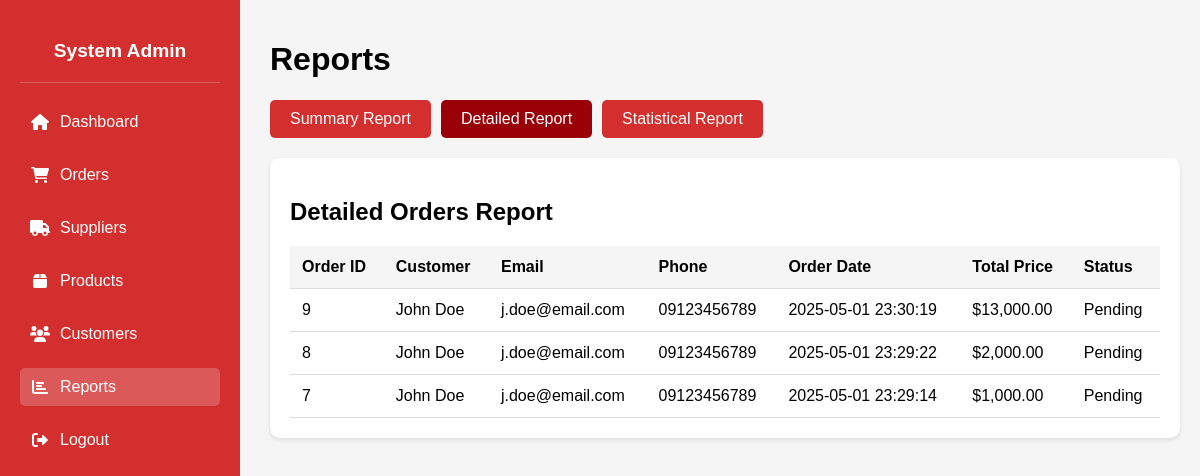
The page /Admin_reports.php?type=detailed (signed in) on the database as committed earlier.
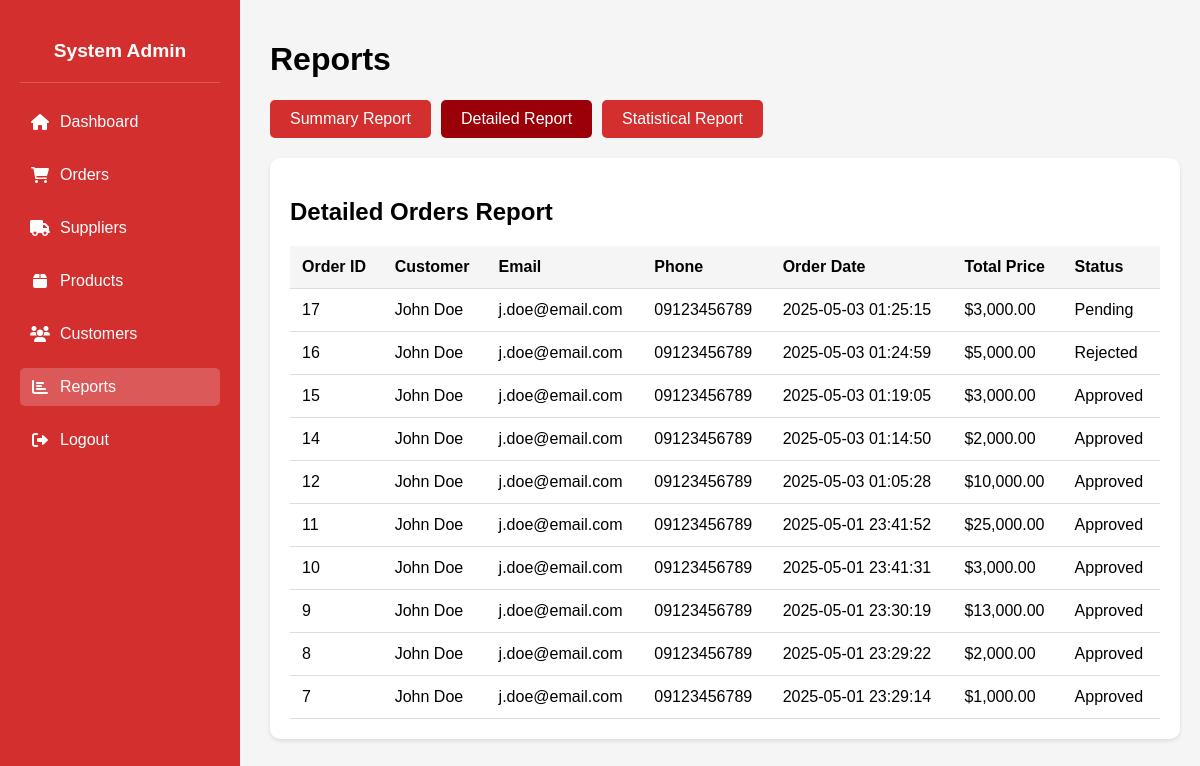
The same page on the database as committed later.
### tables this page shows
CREATE TABLE `orders` (
  `PK_ORDER_ID` int(11) NOT NULL,
  `FK1_CUSTOMER_ID` int(11) NOT NULL,
  `FK2_PAYMENT_ID` int(11) NOT NULL,
  `FK3_USER_ID` int(11) NOT NULL,
  `TOTAL_PRICE` decimal(10,2) NOT NULL,
  `STATUS` char(15) NOT NULL,
  `ORDER_DATE` datetime NOT NULL DEFAULT current_timestamp(),
  `LINE_TOTAL` decimal(10,2) NOT NULL
);

CREATE TABLE `customer` (
  `PK_CUSTOMER_ID` int(11) NOT NULL,
  `L_NAME` varchar(30) NOT NULL,
  `F_NAME` varchar(30) NOT NULL,
  `EMAIL` varchar(255) NOT NULL,
  `PASSWORD_HASH` varchar(255) NOT NULL,
  `CUSTOMER_ADDRESS` varchar(255) NOT NULL,
  `PHONE_NUM` char(15) NOT NULL,
  `CREATED_AT` datetime NOT NULL DEFAULT current_timestamp(),
  `UPDATE_AT` datetime NOT NULL
);

### Admin_reports.php (the view, shortened to what this page needs)
<?php
include 'db_connect.php';
$admin_id = $_SESSION['user_id'];
$adminQuery = $conn->prepare("SELECT CONCAT(F_NAME, ' ', L_NAME) as full_name FROM users WHERE PK_USER_ID = ?");
$adminQuery->bind_param("i", $admin_id);
$adminQuery->execute();
$adminName = $adminQuery->get_result()->fetch_assoc()['full_name'];
$reportType = isset($_GET['type']) ? $_GET['type'] : 'summary';
switch($reportType) {
    case 'detailed':
        $detailedQuery = $conn->query("
            SELECT o.*, c.F_NAME, c.L_NAME, c.EMAIL, c.PHONE_NUM
            FROM orders o
            JOIN customer c ON o.FK1_CUSTOMER_ID = c.PK_CUSTOMER_ID
            ORDER BY o.ORDER_DATE DESC
        ");
        $detailedData = $detailedQuery->fetch_all(MYSQLI_ASSOC);
        break;
}
?>
<!DOCTYPE html>
<html lang="en">
<head>
    <link rel="stylesheet" href="https://cdnjs.cloudflare.com/ajax/libs/font-awesome/6.0.0/css/all.min.css">
</head>
<body>
    <div class="sidebar">
        <div class="admin-profile">
            <h3><?= htmlspecialchars($adminName) ?></h3>
        </div>
        <a href="Admin_home.php">
            <i class="fas fa-home"></i> Dashboard
        </a>
        <a href="Admin_orders.php">
            <i class="fas fa-shopping-cart"></i> Orders
        </a>
        <a href="Admin_suppliers.php">
            <i class="fas fa-truck"></i> Suppliers
        </a>
        <a href="Admin_product.php">
            <i class="fas fa-box"></i> Products
        </a>
        <a href="Admin_customers.php">
            <i class="fas fa-users"></i> Customers
        </a>
        <a href="Admin_reports.php" class="active">
            <i class="fas fa-chart-bar"></i> Reports
        </a>
        <a href="logout.php">
            <i class="fas fa-sign-out-alt"></i> Logout
        </a>
    </div>
    <div class="main">
        <h1>Reports</h1>
        <div class="report-type-selector">
            <a href="?type=summary" class="<?= $reportType === 'summary' ? 'active' : '' ?>">Summary Report</a>
            <a href="?type=detailed" class="<?= $reportType === 'detailed' ? 'active' : '' ?>">Detailed Report</a>
            <a href="?type=statistical" class="<?= $reportType === 'statistical' ? 'active' : '' ?>">Statistical Report</a>
        </div>
        <div class="report-container">
            <?php if ($reportType === 'detailed'): ?>
                <h2>Detailed Orders Report</h2>
                <table>
                    <thead>
                        <tr>
                            <th>Order ID</th>
                            <th>Customer</th>
                            <th>Email</th>
                            <th>Phone</th>
                            <th>Order Date</th>
                            <th>Total Price</th>
                            <th>Status</th>
                        </tr>
                    </thead>
                    <tbody>
                        <?php foreach ($detailedData as $order): ?>
                            <tr>
                                <td><?= $order['PK_ORDER_ID'] ?></td>
                                <td><?= htmlspecialchars($order['F_NAME'] . ' ' . $order['L_NAME']) ?></td>
                                <td><?= htmlspecialchars($order['EMAIL']) ?></td>
                                <td><?= htmlspecialchars($order['PHONE_NUM']) ?></td>
                                <td><?= $order['ORDER_DATE'] ?></td>
                                <td>$<?= number_format($order['TOTAL_PRICE'], 2) ?></td>
                                <td><?= $order['STATUS'] ?></td>
                            </tr>
                        <?php endforeach; ?>
                    </tbody>
                </table>
            <?php endif; ?>
        </div>
    </div>
</body>
</html>

Rows that differ between the two databases and show on the page:
added orders: PK_ORDER_ID "17", FK1_CUSTOMER_ID.L_NAME "John Doe", FK1_CUSTOMER_ID.EMAIL "j.doe@email.com", FK1_CUSTOMER_ID.PHONE_NUM "09123456789", ORDER_DATE "2025-05-03 01:25:15", TOTAL_PRICE "3,000.00", STATUS "Pending"
added orders: PK_ORDER_ID "16", FK1_CUSTOMER_ID.L_NAME "John Doe", FK1_CUSTOMER_ID.EMAIL "j.doe@email.com", FK1_CUSTOMER_ID.PHONE_NUM "09123456789", ORDER_DATE "2025-05-03 01:24:59", TOTAL_PRICE "5,000.00", STATUS "Rejected"
added orders: PK_ORDER_ID "15", FK1_CUSTOMER_ID.L_NAME "John Doe", FK1_CUSTOMER_ID.EMAIL "j.doe@email.com", FK1_CUSTOMER_ID.PHONE_NUM "09123456789", ORDER_DATE "2025-05-03 01:19:05", TOTAL_PRICE "3,000.00", STATUS "Approved"
added orders: PK_ORDER_ID "14", FK1_CUSTOMER_ID.L_NAME "John Doe", FK1_CUSTOMER_ID.EMAIL "j.doe@email.com", FK1_CUSTOMER_ID.PHONE_NUM "09123456789", ORDER_DATE "2025-05-03 01:14:50", TOTAL_PRICE "2,000.00", STATUS "Approved"
added orders: PK_ORDER_ID "12", FK1_CUSTOMER_ID.L_NAME "John Doe", FK1_CUSTOMER_ID.EMAIL "j.doe@email.com", FK1_CUSTOMER_ID.PHONE_NUM "09123456789", ORDER_DATE "2025-05-03 01:05:28", TOTAL_PRICE "10,000.00", STATUS "Approved"
added orders: PK_ORDER_ID "11", FK1_CUSTOMER_ID.L_NAME "John Doe", FK1_CUSTOMER_ID.EMAIL "j.doe@email.com", FK1_CUSTOMER_ID.PHONE_NUM "09123456789", ORDER_DATE "2025-05-01 23:41:52", TOTAL_PRICE "25,000.00", STATUS "Approved"
added orders: PK_ORDER_ID "10", FK1_CUSTOMER_ID.L_NAME "John Doe", FK1_CUSTOMER_ID.EMAIL "j.doe@email.com", FK1_CUSTOMER_ID.PHONE_NUM "09123456789", ORDER_DATE "2025-05-01 23:41:31", TOTAL_PRICE "3,000.00", STATUS "Approved"
changed orders id 9: STATUS "Pending" → "Approved"
changed orders id 8: STATUS "Pending" → "Approved"
changed orders id 7: STATUS "Pending" → "Approved"
